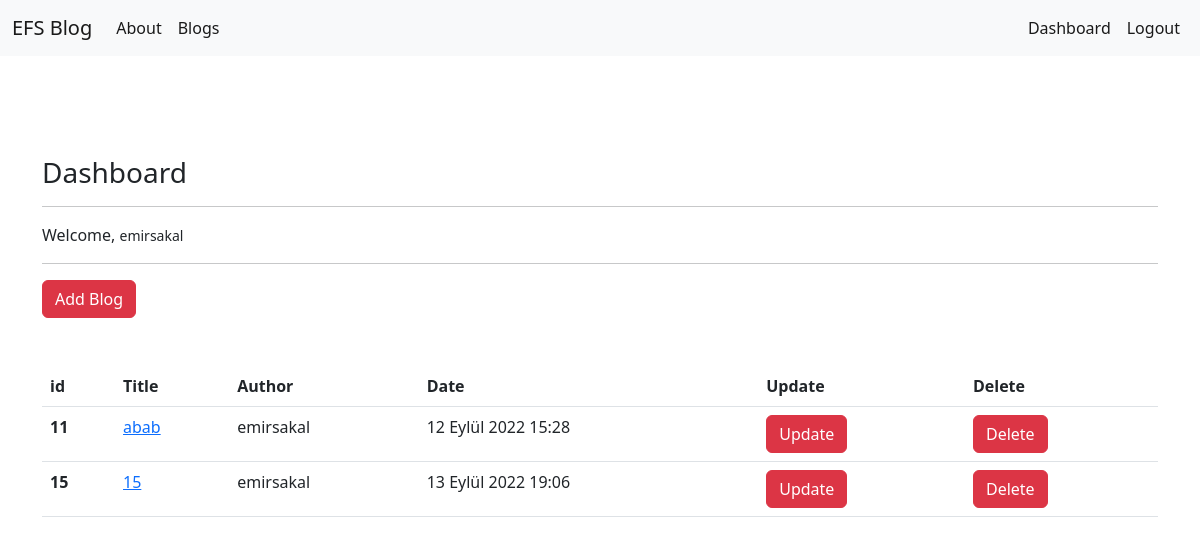
The app's page /blogs/dashboard/ (signed in), older data.
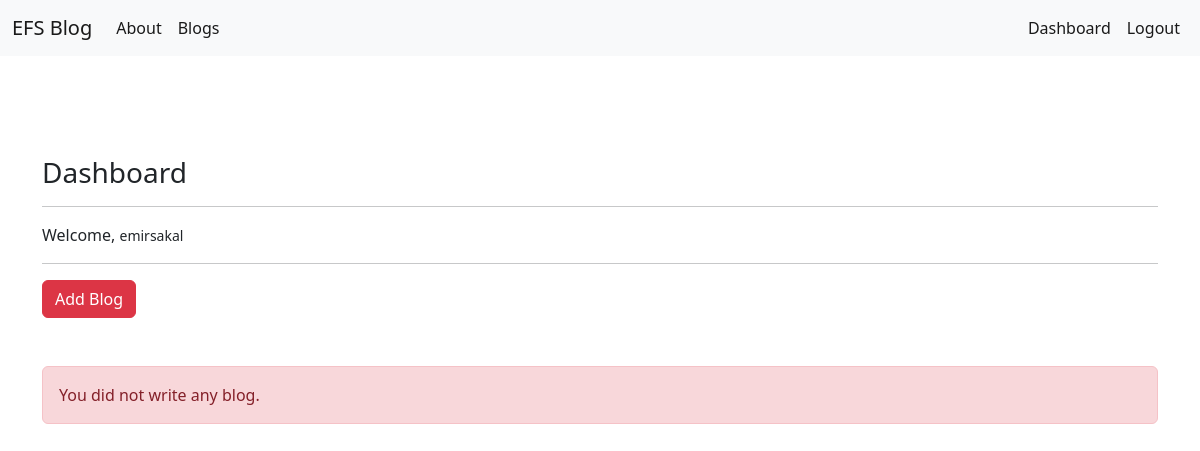
The same page, newer data.
### article/models.py (models this page shows, shortened)
class Article(models.Model):
    author = models.ForeignKey("auth.User", on_delete = models.CASCADE,verbose_name= "Author ")
    title = models.CharField(max_length = 50, verbose_name= "Title ")
    content = RichTextField()
    created_date = models.DateTimeField(auto_now_add=True, verbose_name= "Created Date")
    article_image = models.FileField(blank = True,null = True,verbose_name="Image")

### article/views.py (the view)
# urls.py: path('dashboard/',views.dashboard,name = "dashboard"),
def dashboard(request):
    articles = Article.objects.filter(author = request.user)
    context = {
        "articles" : articles
    }
    return render(request,"dashboard.html",context)

### templates/dashboard.html
{% extends 'layout.html' %}
{% block body %}
<h3> Dashboard </h3>
<hr>
<p>
    Welcome, <small>{{request.user.username}}</small>
</p>
<hr>
<a class = "btn btn-danger" href = "/blogs/addblog"> Add Blog </a>
<br><br><br>
{% if articles %}
    <table class="table">
        <thead>
        <tr>
            <th scope="col">id</th>
            <th scope="col">Title</th>
            <th scope="col">Author</th>
            <th scope="col">Date</th>
            <th scope="col">Update</th>
            <th scope="col">Delete</th>
        </tr>
        </thead>
        <tbody>
            {% for article in articles %}
                <tr>
                    <th scope="row">{{article.id}}</th>
                    <td><a href = "/blogs/blog/{{article.id}}">{{article.title}}</a></td>
                    <td>{{article.author.username}}</td>
                    <td>{{article.created_date}}</td>
                    <td><a href="/blogs/update/{{article.id}}" class = "btn btn-danger">Update</a></td>
                    <td><a href="/blogs/delete/{{article.id}}" class = "btn btn-danger">Delete</a></td>
                </tr>
            {% endfor %}
        </tbody>
    </table>
{% else %}
    <div class ="alert alert-danger"> You did not write any blog.</div>
{% endif %}
{% endblock body %}

### templates/layout.html (shortened to what this page needs)
<!DOCTYPE html>
{% load static %}
<html lang="en">
<head>
    <link rel="stylesheet" href="{% static 'css/bootstrap.min.css' %}">
</head>
<body>
    {% include "includes/navbar.html" %}
    <div style = "margin-top : 100px;" class = "container">
        {% block body %}
        {% endblock body %}
    </div>
</body>
</html>

### templates/includes/navbar.html (shortened to what this page needs)
<nav class="navbar navbar-expand-lg bg-light">
    <div class="container-fluid">
      <a class="navbar-brand" href="/">EFS Blog</a>
      <div class="collapse navbar-collapse" id="navbarNav">
        <ul class="navbar-nav me-auto">
          <li class="nav-item">
            <a class="nav-link active" aria-current="page" href="/about">About</a>
          </li>
          <li class="nav-item">
            <a class="nav-link active" aria-current="page" href="/blogs">Blogs</a>
          </li>
        </ul>
        <ul class="navbar-nav ms-auto">
          {% if request.user.is_authenticated %}
            <li class="nav-item">
              <a class="nav-link active" aria-current="page" href="/blogs/dashboard">Dashboard</a>
            </li>
            <li class="nav-item">
              <a class="nav-link active" aria-current="page" href="/user/logout">Logout</a>
            </li>
          {% endif %}
        </ul>
      </div>
    </div>
  </nav>

Row changes from the older to the newer data that the page shows:
removed Article: id "11", title "abab", author.username "emirsakal", created_date "12 Eylül 2022 15:28"
removed Article: id "15", title "15", author.username "emirsakal", created_date "13 Eylül 2022 19:06"
Text that changed along with them:
text no longer shown: "id Title Author Date Update Delete"
text now shown: "You did not write any blog."
